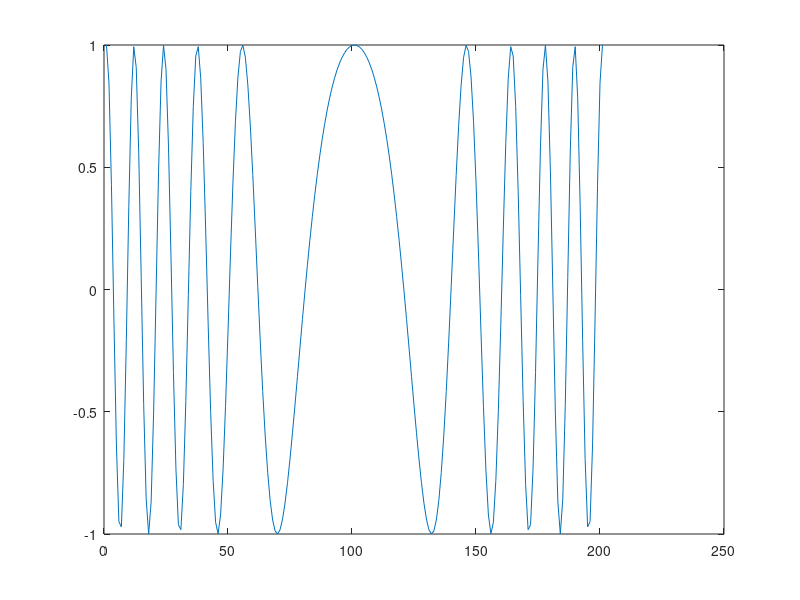
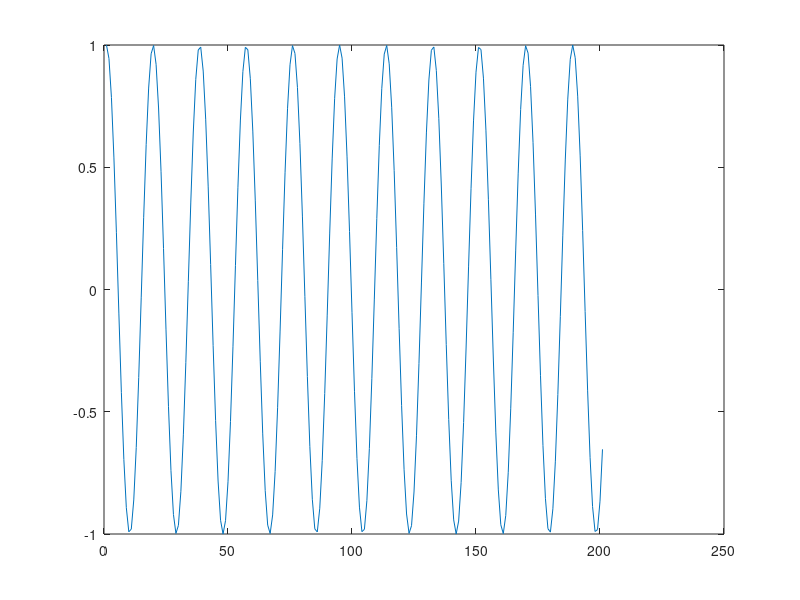

Recreate these plots in MATLAB, in order.
clear all
close all 
clc


t = 0:0.01:2;
x1 = cos(10*pi*t + 8*sin(pi*t)); %non-periodic
figure(1);
plot(x1);
x2 = cos(10*pi*t + 8*t/4);       %periodic
figure(2);
plot(x2);




